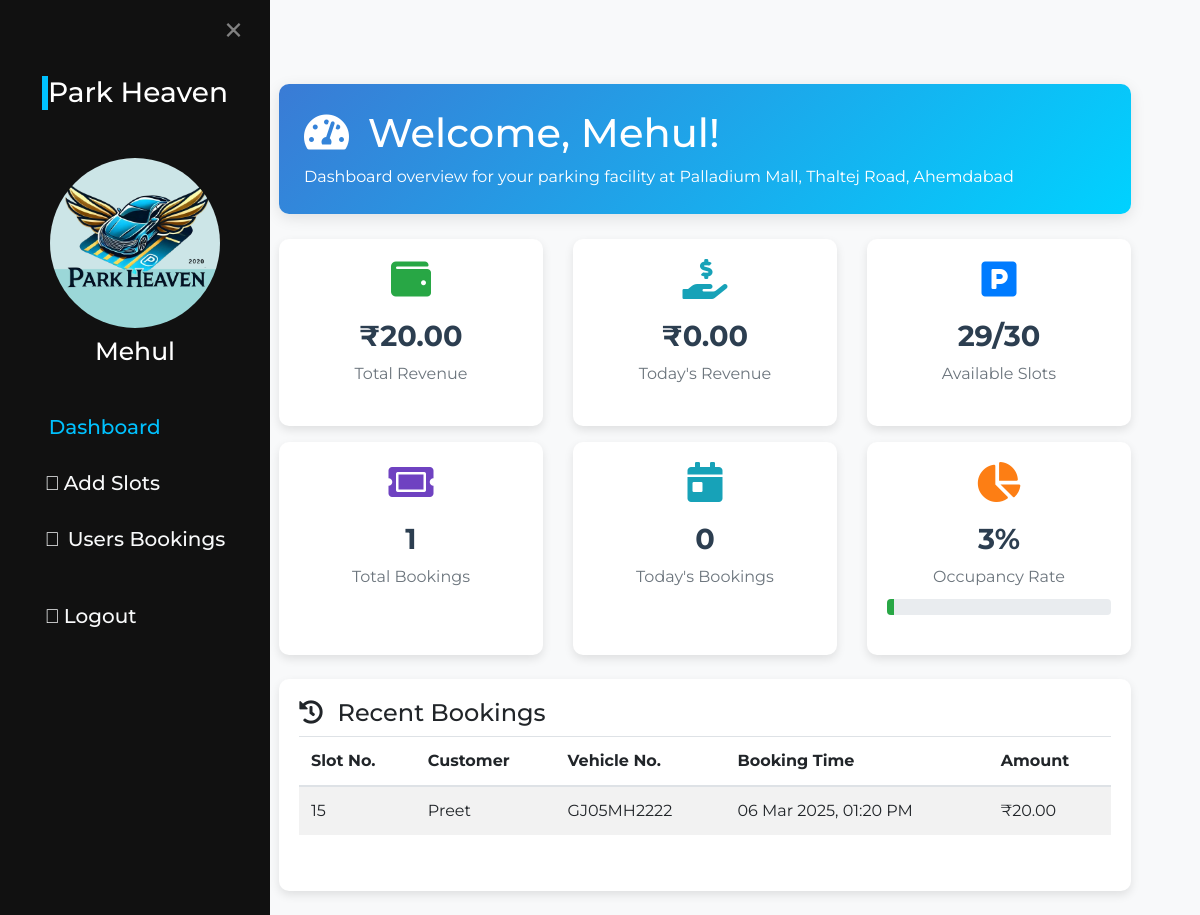
The app's page /Vendors/VDashboard.php (signed in) with its own data.
### tables this page shows
CREATE TABLE `vendors` (
  `id` int(11) NOT NULL,
  `name` varchar(255) NOT NULL,
  `email` varchar(255) NOT NULL,
  `password` varchar(255) NOT NULL,
  `phone` varchar(20) DEFAULT NULL,
  `city` varchar(100) NOT NULL,
  `area` varchar(100) NOT NULL,
  `location` varchar(255) NOT NULL
);

### Vendors/VDashboard.php (the view, shortened to what this page needs)
<?php
include '../Connection.php';
$vendor_id = $_SESSION['vendor_id'];
$sql_vendor = "SELECT * FROM vendors WHERE id = ?";
$stmt_vendor = mysqli_prepare($conn, $sql_vendor);
mysqli_stmt_bind_param($stmt_vendor, 'i', $vendor_id);
mysqli_stmt_execute($stmt_vendor);
$vendor = mysqli_fetch_assoc(mysqli_stmt_get_result($stmt_vendor));
$sql_revenue = "SELECT SUM(amount_paid) AS total_revenue FROM bookings WHERE city = ? AND area = ? AND location = ?";
$stmt_revenue = mysqli_prepare($conn, $sql_revenue);
mysqli_stmt_bind_param($stmt_revenue, 'sss', $vendor['city'], $vendor['area'], $vendor['location']);
mysqli_stmt_execute($stmt_revenue);
$revenue = mysqli_fetch_assoc(mysqli_stmt_get_result($stmt_revenue))['total_revenue'] ?? 0;
$today = date('Y-m-d');
$sql_today_revenue = "SELECT SUM(amount_paid) AS today_revenue FROM bookings WHERE city = ? AND area = ? AND location = ? AND DATE(booking_time) = ?";
$stmt_today_revenue = mysqli_prepare($conn, $sql_today_revenue);
mysqli_stmt_bind_param($stmt_today_revenue, 'ssss', $vendor['city'], $vendor['area'], $vendor['location'], $today);
mysqli_stmt_execute($stmt_today_revenue);
$today_revenue = mysqli_fetch_assoc(mysqli_stmt_get_result($stmt_today_revenue))['today_revenue'] ?? 0;
$sql_total_bookings = "SELECT COUNT(*) AS total_bookings FROM bookings WHERE city = ? AND area = ? AND location = ?";
$stmt_total_bookings = mysqli_prepare($conn, $sql_total_bookings);
mysqli_stmt_bind_param($stmt_total_bookings, 'sss', $vendor['city'], $vendor['area'], $vendor['location']);
mysqli_stmt_execute($stmt_total_bookings);
$total_bookings = mysqli_fetch_assoc(mysqli_stmt_get_result($stmt_total_bookings))['total_bookings'] ?? 0;
$sql_today_bookings = "SELECT COUNT(*) AS today_bookings FROM bookings WHERE city = ? AND area = ? AND location = ? AND DATE(booking_time) = ?";
$stmt_today_bookings = mysqli_prepare($conn, $sql_today_bookings);
mysqli_stmt_bind_param($stmt_today_bookings, 'ssss', $vendor['city'], $vendor['area'], $vendor['location'], $today);
mysqli_stmt_execute($stmt_today_bookings);
$today_bookings = mysqli_fetch_assoc(mysqli_stmt_get_result($stmt_today_bookings))['today_bookings'] ?? 0;
$sql_slots = "SELECT total_slots, available_slots FROM slots WHERE city = ? AND area = ? AND location = ?";
$stmt_slots = mysqli_prepare($conn, $sql_slots);
mysqli_stmt_bind_param($stmt_slots, 'sss', $vendor['city'], $vendor['area'], $vendor['location']);
mysqli_stmt_execute($stmt_slots);
$slots = mysqli_fetch_assoc(mysqli_stmt_get_result($stmt_slots));
$total_slots = $slots['total_slots'] ?? 0;
$available_slots = $slots['available_slots'] ?? 0;
$occupied_slots = $total_slots - $available_slots;
$occupancy_rate = ($total_slots > 0) ? round(($occupied_slots / $total_slots) * 100) : 0;
$sql_bookings = "SELECT seat_number, user_name, booking_time, vehicle_no, amount_paid FROM bookings WHERE city = ? AND area = ? AND location = ? ORDER BY booking_time DESC LIMIT 5";
$stmt_bookings = mysqli_prepare($conn, $sql_bookings);
mysqli_stmt_bind_param($stmt_bookings, 'sss', $vendor['city'], $vendor['area'], $vendor['location']);
mysqli_stmt_execute($stmt_bookings);
$result_bookings = mysqli_stmt_get_result($stmt_bookings);
$bookings = mysqli_fetch_all($result_bookings, MYSQLI_ASSOC);
?>
<!DOCTYPE html>
<html lang="en">
<head>
    <link rel="stylesheet" href="../bootstrap.min.css">
    <link rel="stylesheet" href="../Styles.css">
    <link rel="stylesheet" href="https://cdnjs.cloudflare.com/ajax/libs/font-awesome/5.15.3/css/all.min.css">
</head>
<body class="bg-light">
    <div class="sidebar">
        <?php include '../Includes/Vsidebar.php'; ?>
    </div>
    <main class="container d-flex">
        <div class="container-fluid main-content px-4 py-4">
            <div class="welcome-section">
                <h1><i class="fas fa-tachometer-alt mr-2"></i> Welcome, <?php echo htmlspecialchars($vendor['name']); ?>!</h1>
                <p class="mb-0">Dashboard overview for your parking facility at <?php echo htmlspecialchars($vendor['location'] . ', ' . $vendor['area'] . ', ' . $vendor['city']); ?></p>
            </div>
            <div class="row">
                <div class="col-md-4 col-sm-6">
                    <div class="dashboard-card text-center">
                        <i class="fas fa-wallet stat-icon revenue-icon"></i>
                        <div class="stat-value">₹<?php echo number_format($revenue/100, 2); ?></div>
                        <div class="stat-label">Total Revenue</div>
                    </div>
                </div>
                <div class="col-md-4 col-sm-6">
                    <div class="dashboard-card text-center">
                        <i class="fas fa-hand-holding-usd stat-icon today-icon"></i>
                        <div class="stat-value">₹<?php echo number_format($today_revenue/100, 2); ?></div>
                        <div class="stat-label">Today's Revenue</div>
                    </div>
                </div>
                <div class="col-md-4 col-sm-6">
                    <div class="dashboard-card text-center">
                        <i class="fas fa-parking stat-icon slots-icon"></i>
                        <div class="stat-value"><?php echo $slots['available_slots'] ?? 0; ?>/<?php echo $slots['total_slots'] ?? 0; ?></div>
                        <div class="stat-label">Available Slots</div>
                    </div>
                </div>
                <div class="col-md-4 col-sm-6 mt-3">
                    <div class="dashboard-card text-center">
                        <i class="fas fa-ticket-alt stat-icon bookings-icon"></i>
                        <div class="stat-value"><?php echo $total_bookings; ?></div>
                        <div class="stat-label">Total Bookings</div>
                    </div>
                </div>
                <div class="col-md-4 col-sm-6 mt-3">
                    <div class="dashboard-card text-center">
                        <i class="fas fa-calendar-day stat-icon today-icon"></i>
                        <div class="stat-value"><?php echo $today_bookings; ?></div>
                        <div class="stat-label">Today's Bookings</div>
                    </div>
                </div>
                <div class="col-md-4 col-sm-6 mt-3">
                    <div class="dashboard-card text-center">
                        <i class="fas fa-chart-pie stat-icon occupancy-icon"></i>
                        <div class="stat-value"><?php echo $occupancy_rate; ?>%</div>
                        <div class="stat-label">Occupancy Rate</div>
                        <div class="progress">
                            <div class="progress-bar bg-success" role="progressbar" style="width: <?php echo $occupancy_rate; ?>%" aria-valuenow="<?php echo $occupancy_rate; ?>" aria-valuemin="0" aria-valuemax="100"></div>
                        </div>
                    </div>
                </div>
            </div>
            <?php if (count($bookings) > 0): ?>
            <div class="row mt-4">
                <div class="col-12">
                    <div class="dashboard-card">
                        <h4><i class="fas fa-history mr-2"></i> Recent Bookings</h4>
                        <div class="table-responsive">
                            <table class="table table-striped">
                                <thead>
                                    <tr>
                                        <th>Slot No.</th>
                                        <th>Customer</th>
                                        <th>Vehicle No.</th>
                                        <th>Booking Time</th>
                                        <th>Amount</th>
                                    </tr>
                                </thead>
                                <tbody>
                                    <?php foreach ($bookings as $booking): ?>
                                    <tr>
                                        <td><?php echo htmlspecialchars($booking['seat_number']); ?></td>
                                        <td><?php echo htmlspecialchars($booking['user_name']); ?></td>
                                        <td><?php echo htmlspecialchars($booking['vehicle_no']); ?></td>
                                        <td><?php echo date('d M Y, h:i A', strtotime($booking['booking_time'])); ?></td>
                                        <td>₹<?php echo number_format($booking['amount_paid']/100, 2); ?></td>
                                    </tr>
                                    <?php endforeach; ?>
                                </tbody>
                            </table>
                        </div>
                    </div>
                </div>
            </div>
            <?php endif; ?>
        </div>
    </main>
</body>
</html>

### Styles.css (style rules this page uses)
* { margin: 0; padding: 0; font-family: 'Montserrat', sans-serif; font-style: normal; scroll-behavior: smooth; }

### Vendors/VDashboard.php (style rules this page uses)
.dashboard-card { background: white; border-radius: 10px; box-shadow: 0 4px 10px rgba(0, 0, 0, 0.1); padding: 20px; margin-bottom: 20px; height: 100%; }
.stat-icon { font-size: 2.5rem; margin-bottom: 15px; }
.revenue-icon { color: #28a745; }
.slots-icon { color: #007bff; }
.bookings-icon { color: #6f42c1; }
.occupancy-icon { color: #fd7e14; }
.today-icon { color: #17a2b8; }
.stat-value { font-size: 1.8rem; font-weight: bold; color: #2c3e50; }
.stat-label { color: #6c757d; font-size: 1rem; margin-top: 5px; }
.welcome-section { background: linear-gradient(135deg, #3a7bd5, #00d2ff); color: white; padding: 25px; border-radius: 10px; margin-bottom: 25px; box-shadow: 0 4px 15px rgba(0, 0, 0, 0.1); }
.progress { height: 10px; margin-top: 10px; }

### Includes/Vsidebar.php (style rules this page uses)
.main-content { margin-left: 300px; padding: 16px; transition: margin-left 0.5s; }
@media screen and (min-width: 400px) { .main-content { margin-left: 200px; } }

### records on screen
vendors: name "Mehul", location+area+city "Palladium Mall, Thaltej Road, Ahemdabad"

### other values on screen
$_SESSION['vendor'] "Mehul"
$revenue/100 "20.00"
$today_revenue/100 "0.00"
$slots['available_slots'] "29"
$slots['total_slots'] "30"
$total_bookings "1"
$today_bookings "0"
$occupancy_rate "3"
$booking['seat_number'] "15"
$booking['user_name'] "Preet"
$booking['vehicle_no'] "GJ05MH2222"
date('d M Y, h:i A', strtotime($booking['booking_time'])) "06 Mar 2025, 01:20 PM"
$booking['amount_paid']/100 "20.00"
